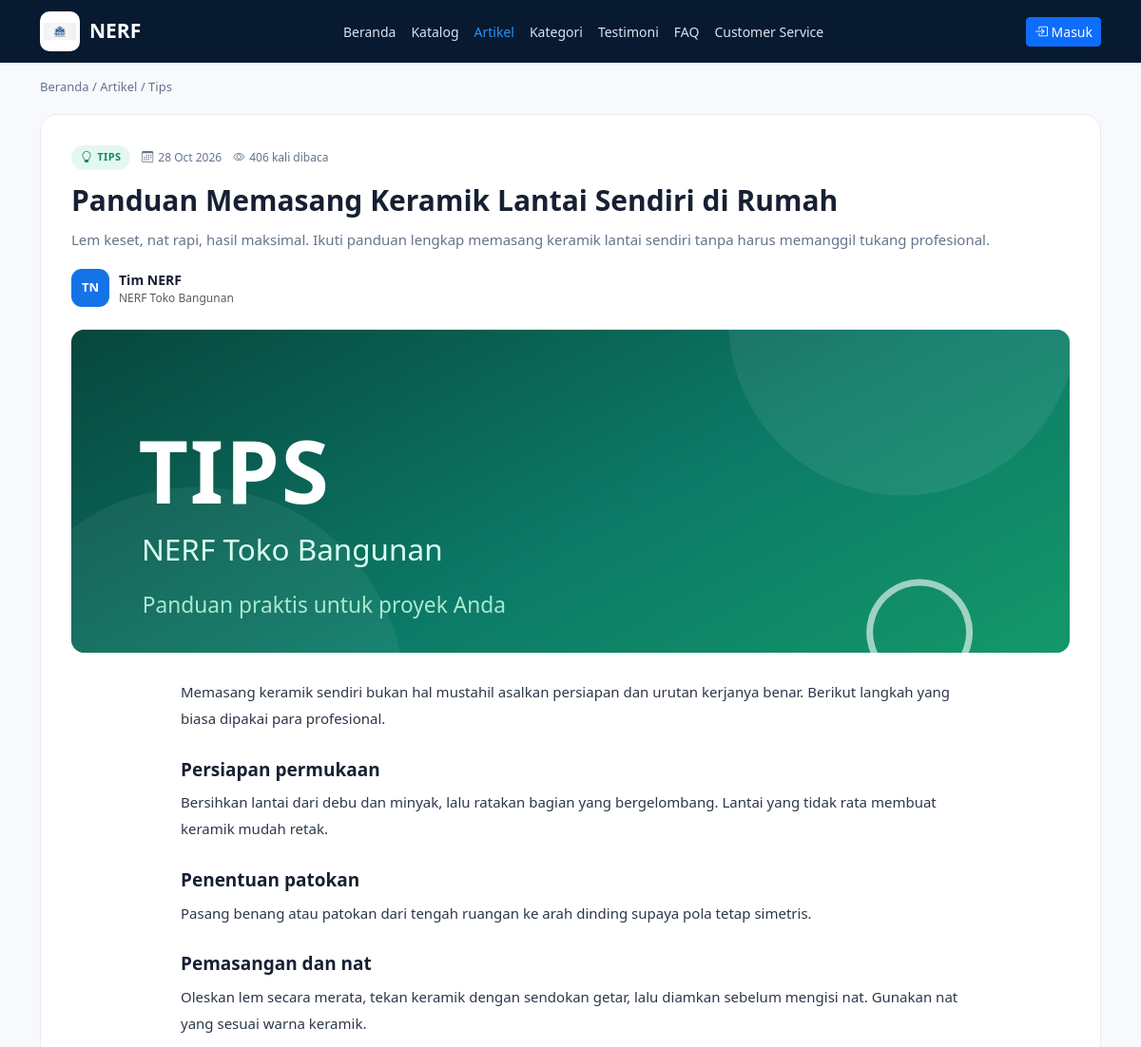
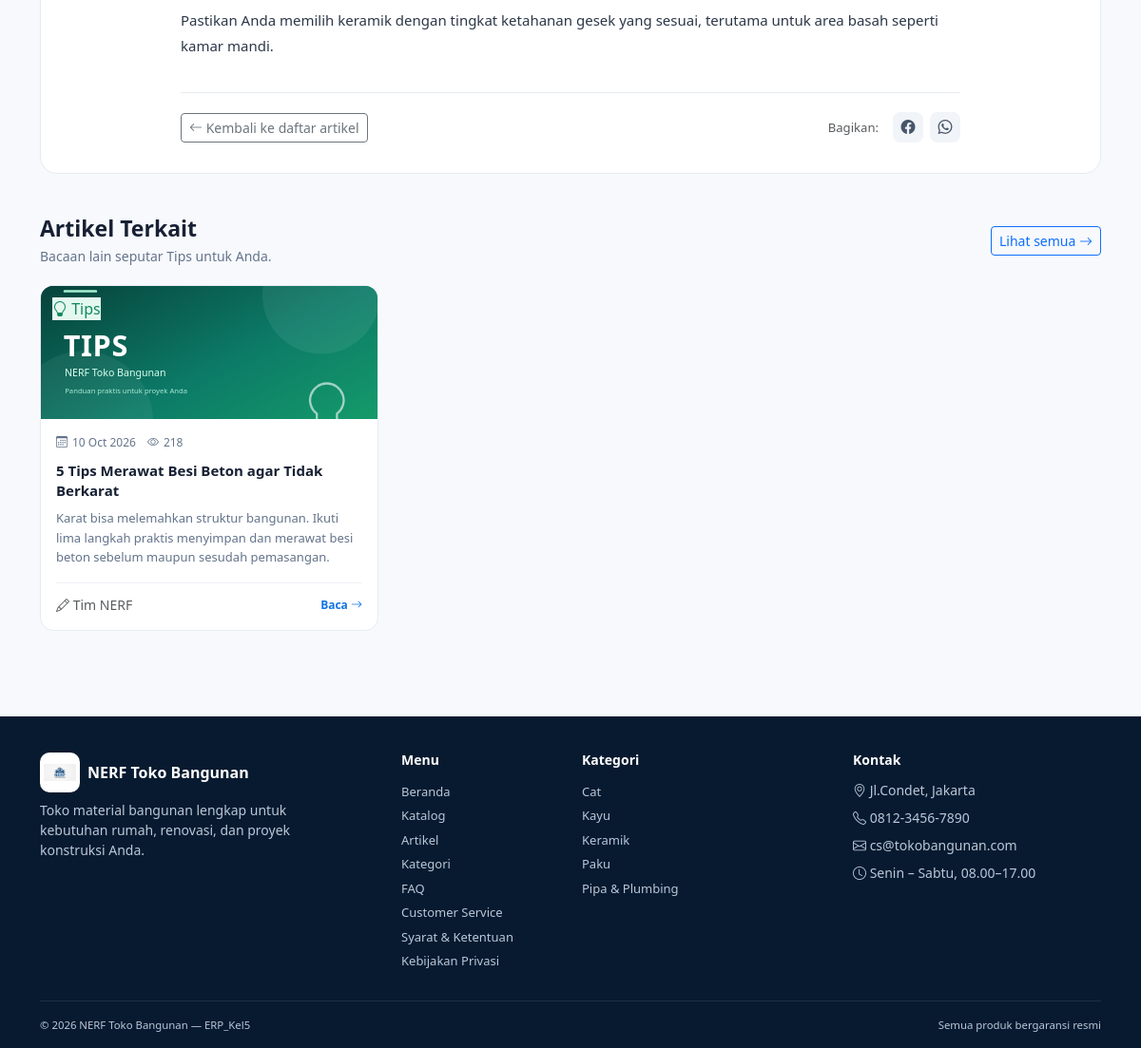
Screenshot of /artikel.php?slug=panduan-memasang-keramik-lantai-sendiri-di-rumah with the database file from the repository (2 pictures, top to bottom).
### tables this page shows
CREATE TABLE `artikel` (
  `id_artikel` int NOT NULL AUTO_INCREMENT,
  `judul` varchar(200) NOT NULL,
  `slug` varchar(220) NOT NULL,
  `kategori` varchar(40) NOT NULL DEFAULT 'Produk',
  `ringkasan` text NOT NULL,
  `isi` longtext NOT NULL,
  `gambar` varchar(255) DEFAULT NULL,
  `penulis` varchar(100) NOT NULL DEFAULT 'Admin NERF',
  `dibaca` int NOT NULL DEFAULT '0',
  `status` enum('Terbit','Draft') NOT NULL DEFAULT 'Terbit',
  `dibuat_pada` datetime NOT NULL DEFAULT CURRENT_TIMESTAMP,
  `diterbitkan_pada` datetime DEFAULT NULL,
  PRIMARY KEY (`id_artikel`),
  UNIQUE KEY `slug` (`slug`),
  KEY `kategori` (`kategori`),
  KEY `status` (`status`)
);

CREATE TABLE `kategori` (
  `id_kategori` int NOT NULL AUTO_INCREMENT,
  `nama_kategori` varchar(100) NOT NULL,
  `deskripsi` text,
  `gambar` varchar(255) DEFAULT NULL,
  `status` enum('Aktif','Nonaktif') DEFAULT 'Aktif',
  `dibuat_pada` timestamp NOT NULL DEFAULT CURRENT_TIMESTAMP,
  PRIMARY KEY (`id_kategori`)
);

### config/artikel-query.php (called while the page is built, shortened)
<?php
$db       = db_opsional();
$db_aktif = $db instanceof mysqli;
$tabel_artikel = false;
if ($db_aktif) {
    $tabel_artikel = $db->query("SHOW TABLES LIKE 'artikel'")->num_rows > 0;
}
$kategori    = trim($_GET['kategori'] ?? '');
$cari        = trim($_GET['cari'] ?? '');
$halaman     = max(1, (int)($_GET['halaman'] ?? 1));
$per_halaman = 6;
function artikel_url(array $ubah = []): string
{
    $param = $_GET;
    unset($param['halaman'], $param['slug']);
    $param = array_merge($param, $ubah);
    return 'blog.php' . ($param ? '?' . http_build_query($param) : '');
}
function artikel_tanggal(?string $tanggal): string
{
    return $tanggal ? date('d M Y', strtotime($tanggal)) : '-';
}
function artikel_gaya(string $kategori): array
{
    switch ($kategori) {
        case 'Tips':
            return ['warna' => 'hijau', 'ikon' => 'bi-lightbulb'];
    }
}
function artikel_ambil(mysqli $db, string $slug): ?array
{
    $stmt = $db->prepare(
        "SELECT * FROM artikel WHERE slug = ? AND status = 'Terbit' LIMIT 1"
    );
    $stmt->bind_param('s', $slug);
    $stmt->execute();
    return $stmt->get_result()->fetch_assoc() ?: null;
}
function artikel_terkait(mysqli $db, int $id, string $kategori, int $batas = 3): array
{
    $batas = max(1, $batas);
    $stmt = $db->prepare(
        "SELECT id_artikel, judul, slug, kategori, ringkasan, gambar, penulis, dibaca, diterbitkan_pada
         FROM artikel
         WHERE status = 'Terbit' AND kategori = ? AND id_artikel <> ?
         ORDER BY diterbitkan_pada DESC, id_artikel DESC LIMIT $batas"
    );
    $stmt->bind_param('si', $kategori, $id);
    $stmt->execute();
    return $stmt->get_result()->fetch_all(MYSQLI_ASSOC);
}
if ($tabel_artikel) {
    $where = ["status = 'Terbit'"];
    $types = '';
    $nilai = [];
    if ($kategori === '' && $cari === '') {
        $unggulan = $db->query(
            "SELECT * FROM artikel WHERE status = 'Terbit'
             ORDER BY diterbitkan_pada DESC, id_artikel DESC LIMIT 1"
        )->fetch_assoc() ?: null;
        if ($unggulan) {
            $where[] = 'id_artikel <> ?';
            $types  .= 'i';
            $nilai[] = (int)$unggulan['id_artikel'];
        }
    }
    $sql_where = implode(' AND ', $where);
    $stmt = $db->prepare("SELECT COUNT(*) AS c FROM artikel WHERE $sql_where");
    if ($types !== '') {
        $stmt->bind_param($types, ...$nilai);
    }
    $stmt->execute();
    $total = (int)$stmt->get_result()->fetch_assoc()['c'];
    $total_halaman = max(1, (int)ceil($total / $per_halaman));
    $halaman       = min($halaman, $total_halaman);
    $offset        = ($halaman - 1) * $per_halaman;
    $stmt = $db->prepare(
        "SELECT id_artikel, judul, slug, kategori, ringkasan, gambar, penulis, dibaca, diterbitkan_pada
         FROM artikel WHERE $sql_where
         ORDER BY diterbitkan_pada DESC, id_artikel DESC
         LIMIT ? OFFSET ?"
    );
    $stmt->bind_param($types . 'ii', ...array_merge($nilai, [$per_halaman, $offset]));
    $stmt->execute();
    $daftar_artikel = $stmt->get_result()->fetch_all(MYSQLI_ASSOC);
}
if ($db_aktif) {
    $footer_kategori = $db->query(
        "SELECT id_kategori, nama_kategori FROM kategori
         WHERE status = 'Aktif' ORDER BY nama_kategori"
    )->fetch_all(MYSQLI_ASSOC);
}

### config/fungsi/teks.php (called while the page is built, shortened)
<?php
function e($value): string
{
    return htmlspecialchars((string)($value ?? ''), ENT_QUOTES, 'UTF-8');
}
function initials(string $nama): string
{
    $potongan = preg_split('/\s+/', trim($nama));
    $a = mb_substr($potongan[0] ?? '', 0, 1);
    $b = count($potongan) > 1 ? mb_substr(end($potongan), 0, 1) : '';
    return mb_strtoupper($a . $b);
}

### config/fungsi/url.php (called while the page is built, shortened)
<?php
function base_url(): string
{
    static $base = null;
    if ($base !== null) {
        return $base;
    }
    $dir = str_replace('\\', '/', dirname(str_replace('\\', '/', $_SERVER['SCRIPT_NAME'] ?? '/')));
    $dir = ($dir === '/' || $dir === '.') ? '' : rtrim($dir, '/');
    $base = $dir;
    return $base;
}
function root_url(string $file = ''): string
{
    return (base_url() ?: '') . '/' . ltrim($file, '/');
}
function img_url(string $file): string
{
    $path = __DIR__ . '/../../' . ltrim($file, '/');
    $v    = is_file($path) ? filemtime($path) : 0;
    return root_url($file) . '?v=' . $v;
}

### config/fungsi/analitik.php (called while the page is built, shortened)
<?php
function kunjungan_halaman(): string
{
    $uri   = (string)($_SERVER['REQUEST_URI'] ?? '/');
    $path  = parse_url($uri, PHP_URL_PATH) ?: '/';
    $query = (string)(parse_url($uri, PHP_URL_QUERY) ?? '');
    $base = function_exists('base_url') ? base_url() : '';
    if ($query !== '') {
        parse_str($query, $params);
        unset($params['PHPSESSID']);
        $query = http_build_query($params);
    }
    $halaman = $path . ($query !== '' ? '?' . $query : '');
    return mb_substr($halaman, 0, 150);
}

### partial/artikel/detail.php (the view)
<?php
$gaya = artikel_gaya($artikel['kategori']);
?>
<nav class="breadcrumb-katalog mt-3">
    <a href="beranda.php">Beranda</a> /
    <a href="blog.php">Artikel</a> /
    <span><?= e($artikel['kategori']) ?></span>
</nav>
<article class="detail-artikel">
    <header class="detail-kepala">
        <div class="artikel-meta mb-2">
            <span class="badak-kategori badge-<?= $gaya['warna'] ?>">
                <i class="bi <?= $gaya['ikon'] ?>"></i> <?= e($artikel['kategori']) ?>
            </span>
            <span><i class="bi bi-calendar3"></i> <?= e(artikel_tanggal($artikel['diterbitkan_pada'])) ?></span>
            <span><i class="bi bi-eye"></i> <?= (int)$artikel['dibaca'] ?> kali dibaca</span>
        </div>
        <h1><?= e($artikel['judul']) ?></h1>
        <p class="detail-ringkasan"><?= e($artikel['ringkasan']) ?></p>
        <div class="detail-penulis">
            <span class="avatar-penulis"><?= e(initials($artikel['penulis'])) ?></span>
            <div>
                <div class="fw-semibold small"><?= e($artikel['penulis']) ?></div>
                <div class="text-muted" style="font-size:12px">NERF Toko Bangunan</div>
            </div>
        </div>
    </header>
    <div class="detail-cover cover-<?= $gaya['warna'] ?>">
        <img src="<?= e(img_url($artikel['gambar'])) ?>" alt="Sampul artikel <?= e($artikel['judul']) ?>">
    </div>
    <div class="detail-isi">
        <?= $artikel['isi'] ?>
        <div class="detail-akhir">
            <a href="blog.php" class="btn btn-outline-secondary btn-sm">
                <i class="bi bi-arrow-left"></i> Kembali ke daftar artikel
            </a>
            <div class="bagi-artikel">
                <span class="small text-muted me-2">Bagikan:</span>
                <a href="https://www.facebook.com/sharer/sharer.php?u=<?= urlencode(root_url('artikel.php?slug=' . $artikel['slug'])) ?>"
                   target="_blank" rel="noopener" class="bagi-btn" aria-label="Bagikan ke Facebook">
                    <i class="bi bi-facebook"></i>
                </a>
                <a href="https://wa.me/?text=<?= urlencode($artikel['judul'] . ' - ' . root_url('artikel.php?slug=' . $artikel['slug'])) ?>"
                   target="_blank" rel="noopener" class="bagi-btn" aria-label="Bagikan ke WhatsApp">
                    <i class="bi bi-whatsapp"></i>
                </a>
            </div>
        </div>
    </div>
</article>
<?php if ($terkait): ?>
    <section class="artikel-terkait">
        <div class="section-title">
            <div>
                <h2>Artikel Terkait</h2>
                <p>Bacaan lain seputar <?= e($artikel['kategori']) ?> untuk Anda.</p>
            </div>
            <a href="<?= e(artikel_url(['kategori' => $artikel['kategori']])) ?>" class="btn btn-sm btn-outline-primary">
                Lihat semua <i class="bi bi-arrow-right"></i>
            </a>
        </div>
        <div class="row g-4">
            <?php foreach ($terkait as $a): ?>
                <div class="col-md-6 col-lg-4">
                    <?php $kecil = true; include __DIR__ . '/../blog/kartu.php'; ?>
                </div>
            <?php endforeach; ?>
        </div>
    </section>
<?php endif; ?>

### partial/blog/kartu.php
<?php
$gaya  = artikel_gaya($a['kategori']);
$link  = 'artikel.php?slug=' . urlencode($a['slug']);
$kecil = $kecil ?? false;
?>
<article class="artikel-card<?= $kecil ? ' kartu-kecil' : '' ?>">
    <a href="<?= e($link) ?>" class="artikel-cover cover-<?= $gaya['warna'] ?>">
        <img src="<?= e(img_url($a['gambar'])) ?>" alt="Sampul artikel <?= e($a['judul']) ?>">
        <span class="cover-kategori badge-<?= $gaya['warna'] ?>">
            <i class="bi <?= $gaya['ikon'] ?>"></i> <?= e($a['kategori']) ?>
        </span>
    </a>
    <div class="artikel-isi">
        <div class="artikel-meta">
            <span><i class="bi bi-calendar3"></i> <?= e(artikel_tanggal($a['diterbitkan_pada'])) ?></span>
            <span><i class="bi bi-eye"></i> <?= (int)$a['dibaca'] ?></span>
        </div>
        <h3><a href="<?= e($link) ?>"><?= e($a['judul']) ?></a></h3>
        <p><?= e($a['ringkasan']) ?></p>
        <div class="artikel-bawah">
            <span class="small text-muted"><i class="bi bi-pencil"></i> <?= e($a['penulis']) ?></span>
            <a href="<?= e($link) ?>">Baca <i class="bi bi-arrow-right"></i></a>
        </div>
    </div>
</article>

### layout/footer.php (shortened to what this page needs)
<?php
$footer_kategori = $footer_kategori ?? [];
?>
<footer>
    <div class="container">
        <div class="row g-4">
            <div class="col-md-4">
                <div class="d-flex align-items-center gap-2 mb-2">
                    <div class="logo-box">
                        <img src="<?= img_url('TokoLogo.png') ?>" alt="" onerror="this.remove()">
                    </div>
                    <strong class="text-white">NERF Toko Bangunan</strong>
                </div>
                <p class="small mb-0" style="max-width:320px">
                    Toko material bangunan lengkap untuk kebutuhan rumah, renovasi,
                    dan proyek konstruksi Anda.
                </p>
            </div>
            <div class="col-6 col-md-2">
                <h6>Menu</h6>
                <a href="beranda.php">Beranda</a>
                <a href="katalog.php">Katalog</a>
                <a href="blog.php">Artikel</a>
                <a href="beranda.php#kategori">Kategori</a>
                <a href="beranda.php#faq">FAQ</a>
                <a href="customer-service.php">Customer Service</a>
                <a href="syarat-ketentuan.php">Syarat &amp; Ketentuan</a>
                <a href="kebijakan-privasi.php">Kebijakan Privasi</a>
            </div>
            <div class="col-6 col-md-3">
                <h6>Kategori</h6>
                <?php foreach (array_slice($footer_kategori, 0, 5) as $k): ?>
                    <a href="katalog.php?kategori=<?= (int)$k['id_kategori'] ?>"><?= e($k['nama_kategori']) ?></a>
                <?php endforeach; ?>
            </div>
            <div class="col-md-3">
                <h6>Kontak</h6>
                <div class="small">
                    <div class="mb-2"><i class="bi bi-geo-alt"></i> Jl.Condet, Jakarta</div>
                    <div class="mb-2"><i class="bi bi-telephone"></i> 0812-3456-7890</div>
                    <div class="mb-2"><i class="bi bi-envelope"></i> cs@tokobangunan.com</div>
                    <div><i class="bi bi-clock"></i> Senin &ndash; Sabtu, 08.00&ndash;17.00</div>
                </div>
            </div>
        </div>
        <div class="bawah d-flex justify-content-between flex-wrap gap-2">
            <small>&copy; <?= date('Y') ?> NERF Toko Bangunan &mdash; ERP_Kel5</small>
            <small>Semua produk bergaransi resmi</small>
        </div>
    </div>
</footer>
</body>
</html>

### rows the page displays
artikel: kategori "Tips", kategori "TIPS", diterbitkan_pada "28 Oct 2026", judul "Panduan Memasang Keramik Lantai Sendiri di Rumah", ringkasan "Lem keset, nat rapi, hasil maksimal. Ikuti panduan lengkap memasang keramik lantai sendiri tanpa harus memanggil tukang profesional.", penulis "TN", penulis "Tim NERF", gambar (picture), isi "Memasang keramik sendiri bukan hal mustahil asalkan persiapan dan urutan kerjanya benar. Berikut langkah yang biasa dipakai para profesional. Persiapan permukaan Bersihkan lantai dari debu dan minyak, lalu ratakan bagian yang bergelombang. Lantai yang tidak rata membuat keramik mudah retak. Penentuan patokan Pasang benang atau patokan dari tengah ruangan ke arah dinding supaya pola tetap simetris. Pemasangan dan nat Oleskan lem secara merata, tekan keramik dengan sendokan getar, lalu diamkan sebelum mengisi nat. Gunakan nat yang sesuai warna keramik. Pastikan Anda memilih keramik dengan tingkat ketahanan gesek yang sesuai, terutama untuk area basah seperti kamar mandi."
artikel: gambar (picture), kategori "Tips", diterbitkan_pada "10 Oct 2026", dibaca "218", judul "5 Tips Merawat Besi Beton agar Tidak Berkarat", ringkasan "Karat bisa melemahkan struktur bangunan. Ikuti lima langkah praktis menyimpan dan merawat besi beton sebelum maupun sesudah pemasangan.", penulis "Tim NERF"
kategori: nama_kategori "Cat"
kategori: nama_kategori "Kayu"
kategori: nama_kategori "Keramik"
kategori: nama_kategori "Paku"
kategori: nama_kategori "Pipa & Plumbing"

### other values shown
$m['Label'] "Beranda"
$m['Label'] "Katalog"
$m['Label'] "Artikel"
$m['Label'] "Kategori"
$m['Label'] "Testimoni"
$m['Label'] "FAQ"
$m['Label'] "Customer Service"
$artikel['dibaca'] "406"
